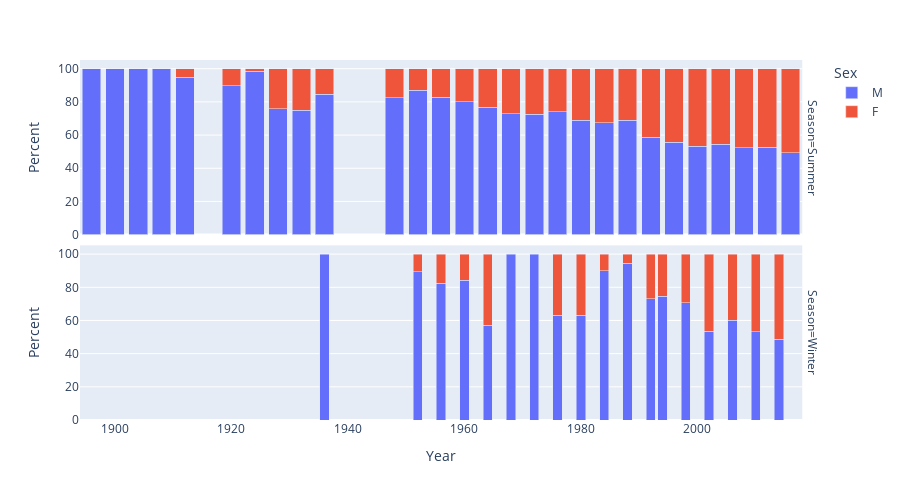

The code cell stored with this chart in its notebook:
### Code cell
fig = px.bar(
    gender_per_year, x="Year", y="Percent", color="Sex",
    barmode= "stack",facet_row="Season",
    width=900,
    height=500,
    hover_data={
        "Count": True,
        "Total": True,
        "Percent": ":.2f"
    }
    )
fig.show()

### Figure 1 — Plotly figure (JSON) as saved in the notebook; plotly's stock layout.template omitted (floating-point values rounded to 4 significant figures)
{"data": [{"customdata": [[5, 5], [6, 6], [6, 6], [48, 48], [36, 38], [26, 29], [59, 60], [22, 29], [15, 20], [33, 39], [85, 103], [122, 140], [341, 412], [224, 280], [301, 392], [163, 224], [193, 266], [203, 274], [131, 190], [227, 337], [234, 339], [229, 390], [307, 550], [420, 788], [327, 601], [299, 570], [271, 514], [255, 518]], "hovertemplate": "Sex=M<br>Season=Summer<br>Year=%{x}<br>Percent=%{y:.2f}<br>Count=%{customdata[0]}<br>Total=%{customdata[1]}<extra></extra>", "legendgroup": "M", "marker": {"color": "#636efa", "pattern": {"shape": ""}}, "name": "M", "orientation": "v", "showlegend": true, "textposition": "auto", "type": "bar", "x": [1896.0, 1900.0, 1904.0, 1908.0, 1912.0, 1920.0, 1924.0, 1928.0, 1932.0, 1936.0, 1948.0, 1952.0, 1956.0, 1960.0, 1964.0, 1968.0, 1972.0, 1976.0, 1980.0, 1984.0, 1988.0, 1992.0, 1996.0, 2000.0, 2004.0, 2008.0, 2012.0, 2016.0], "xaxis": "x2", "y": [100.0, 100.0, 100.0, 100.0, 94.74, 89.66, 98.33, 75.86, 75.0, 84.62, 82.52, 87.14, 82.77, 80.0, 76.79, 72.77, 72.56, 74.09, 68.95, 67.36, 69.03, 58.72, 55.82, 53.3, 54.41, 52.46, 52.72, 49.23], "yaxis": "y2"}, {"customdata": [[3, 3], [17, 19], [14, 17], [32, 38], [8, 14], [7, 7], [12, 12], [12, 19], [12, 19], [18, 20], [34, 36], [30, 41], [35, 47], [24, 34], [22, 41], [27, 45], [26, 49], [41, 84]], "hovertemplate": "Sex=M<br>Season=Winter<br>Year=%{x}<br>Percent=%{y:.2f}<br>Count=%{customdata[0]}<br>Total=%{customdata[1]}<extra></extra>", "legendgroup": "M", "marker": {"color": "#636efa", "pattern": {"shape": ""}}, "name": "M", "orientation": "v", "showlegend": false, "textposition": "auto", "type": "bar", "x": [1936.0, 1952.0, 1956.0, 1960.0, 1964.0, 1968.0, 1972.0, 1976.0, 1980.0, 1984.0, 1988.0, 1992.0, 1994.0, 1998.0, 2002.0, 2006.0, 2010.0, 2014.0], "xaxis": "x", "y": [100.0, 89.47, 82.35, 84.21, 57.14, 100.0, 100.0, 63.16, 63.16, 90.0, 94.44, 73.17, 74.47, 70.59, 53.66, 60.0, 53.06, 48.81], "yaxis": "y"}, {"customdata": [[2, 38], [3, 29], [1, 60], [7, 29], [5, 20], [6, 39], [18, 103], [18, 140], [71, 412], [56, 280], [91, 392], [61, 224], [73, 266], [71, 274], [59, 190], [110, 337], [105, 339], [161, 390], [243, 550], [368, 788], [274, 601], [271, 570], [243, 514], [263, 518]], "hovertemplate": "Sex=F<br>Season=Summer<br>Year=%{x}<br>Percent=%{y:.2f}<br>Count=%{customdata[0]}<br>Total=%{customdata[1]}<extra></extra>", "legendgroup": "F", "marker": {"color": "#EF553B", "pattern": {"shape": ""}}, "name": "F", "orientation": "v", "showlegend": true, "textposition": "auto", "type": "bar", "x": [1912.0, 1920.0, 1924.0, 1928.0, 1932.0, 1936.0, 1948.0, 1952.0, 1956.0, 1960.0, 1964.0, 1968.0, 1972.0, 1976.0, 1980.0, 1984.0, 1988.0, 1992.0, 1996.0, 2000.0, 2004.0, 2008.0, 2012.0, 2016.0], "xaxis": "x2", "y": [5.263, 10.34, 1.667, 24.14, 25.0, 15.38, 17.48, 12.86, 17.23, 20.0, 23.21, 27.23, 27.44, 25.91, 31.05, 32.64, 30.97, 41.28, 44.18, 46.7, 45.59, 47.54, 47.28, 50.77], "yaxis": "y2"}, {"customdata": [[2, 19], [3, 17], [6, 38], [6, 14], [7, 19], [7, 19], [2, 20], [2, 36], [11, 41], [12, 47], [10, 34], [19, 41], [18, 45], [23, 49], [43, 84]], "hovertemplate": "Sex=F<br>Season=Winter<br>Year=%{x}<br>Percent=%{y:.2f}<br>Count=%{customdata[0]}<br>Total=%{customdata[1]}<extra></extra>", "legendgroup": "F", "marker": {"color": "#EF553B", "pattern": {"shape": ""}}, "name": "F", "orientation": "v", "showlegend": false, "textposition": "auto", "type": "bar", "x": [1952.0, 1956.0, 1960.0, 1964.0, 1976.0, 1980.0, 1984.0, 1988.0, 1992.0, 1994.0, 1998.0, 2002.0, 2006.0, 2010.0, 2014.0], "xaxis": "x", "y": [10.53, 17.65, 15.79, 42.86, 36.84, 36.84, 10.0, 5.556, 26.83, 25.53, 29.41, 46.34, 40.0, 46.94, 51.19], "yaxis": "y"}], "layout": {"annotations": [{"font": {}, "showarrow": false, "text": "Season=Winter", "textangle": 90, "x": 0.98, "xanchor": "left", "xref": "paper", "y": 0.2425, "yanchor": "middle", "yref": "paper"}, {"font": {}, "showarrow": false, "text": "Season=Summer", "textangle": 90, "x": 0.98, "xanchor": "left", "xref": "paper", "y": 0.7575, "yanchor": "middle", "yref": "paper"}], "barmode": "stack", "height": 500, "legend": {"title": {"text": "Sex"}, "tracegroupgap": 0}, "margin": {"t": 60}, "width": 900, "xaxis": {"anchor": "y", "domain": [0, 0.98], "title": {"text": "Year"}}, "xaxis2": {"anchor": "y2", "domain": [0, 0.98], "matches": "x", "showticklabels": false}, "yaxis": {"anchor": "x", "domain": [0, 0.485], "title": {"text": "Percent"}}, "yaxis2": {"anchor": "x2", "domain": [0.515, 1], "matches": "y", "title": {"text": "Percent"}}}}
